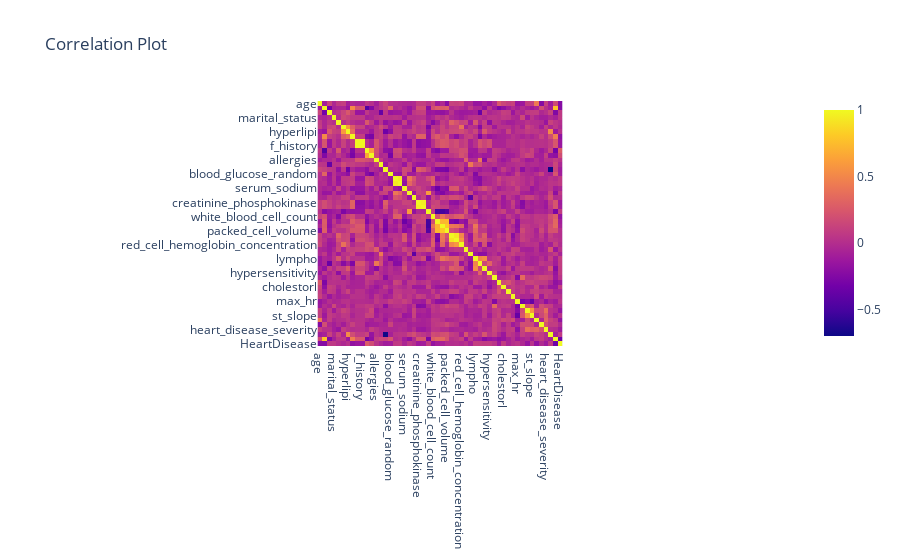

Write notebook code for a chart like this one.
### Code cell
px.imshow(df.corr(),title="Correlation Plot")

### Figure 1 — Plotly figure (JSON) as saved in the notebook; plotly's stock layout.template omitted (floating-point values rounded to 4 significant figures; data arrays with more than 128 entries replaced by an {"elided": "..."} marker saying what was removed)
{"data": [{"coloraxis": "coloraxis", "hovertemplate": "x: %{x}<br>y: %{y}<br>color: %{z}<extra></extra>", "name": "0", "type": "heatmap", "x": ["age", "sex", "locality", "marital_status", "sleep", "depression", "hyperlipi", "smoking", "family_history", "f_history", "diabetes", "hypertension", "allergies", "blood_pressure", "thrombolysis", "blood_glucose_random", "blood_urea", "serum_creatinine", "serum_sodium", "serum_potassium", "serum_chloride", "creatinine_phosphokinase", "creatinine_kinase", "sedimentation_rate", "white_blood_cell_count", "red_blood_cell_count", "hemoglobin", "packed_cell_volume", "red_cell_volume", "red_cell_hemoglobin", "red_cell_hemoglobin_concentration", "platelet_count", "neutrophil", "lympho", "monocyte", "eosino", "hypersensitivity", "chest_pain_type", "resting_bp", "cholestorl", "fasting_blood_sugar", "resting_ecg", "max_hr", "exercise_angina", "oldpeak", "st_slope", "ca", "thalassemia", "heart_disease_severity", "streptokinase_therapy", "reaction", "HeartDisease"], "xaxis": "x", "y": ["age", "sex", "locality", "marital_status", "sleep", "depression", "hyperlipi", "smoking", "family_history", "f_history", "diabetes", "hypertension", "allergies", "blood_pressure", "thrombolysis", "blood_glucose_random", "blood_urea", "serum_creatinine", "serum_sodium", "serum_potassium", "serum_chloride", "creatinine_phosphokinase", "creatinine_kinase", "sedimentation_rate", "white_blood_cell_count", "red_blood_cell_count", "hemoglobin", "packed_cell_volume", "red_cell_volume", "red_cell_hemoglobin", "red_cell_hemoglobin_concentration", "platelet_count", "neutrophil", "lympho", "monocyte", "eosino", "hypersensitivity", "chest_pain_type", "resting_bp", "cholestorl", "fasting_blood_sugar", "resting_ecg", "max_hr", "exercise_angina", "oldpeak", "st_slope", "ca", "thalassemia", "heart_disease_severity", "streptokinase_therapy", "reaction", "HeartDisease"], "yaxis": "y", "z": {"elided": "52x52 float values"}}], "layout": {"coloraxis": {"colorscale": [[0, "#0d0887"], [0.1111, "#46039f"], [0.2222, "#7201a8"], [0.3333, "#9c179e"], [0.4444, "#bd3786"], [0.5556, "#d8576b"], [0.6667, "#ed7953"], [0.7778, "#fb9f3a"], [0.8889, "#fdca26"], [1, "#f0f921"]]}, "title": {"text": "Correlation Plot"}, "xaxis": {"anchor": "y", "constrain": "domain", "domain": [0, 1], "scaleanchor": "y"}, "yaxis": {"anchor": "x", "autorange": "reversed", "constrain": "domain", "domain": [0, 1]}}}
